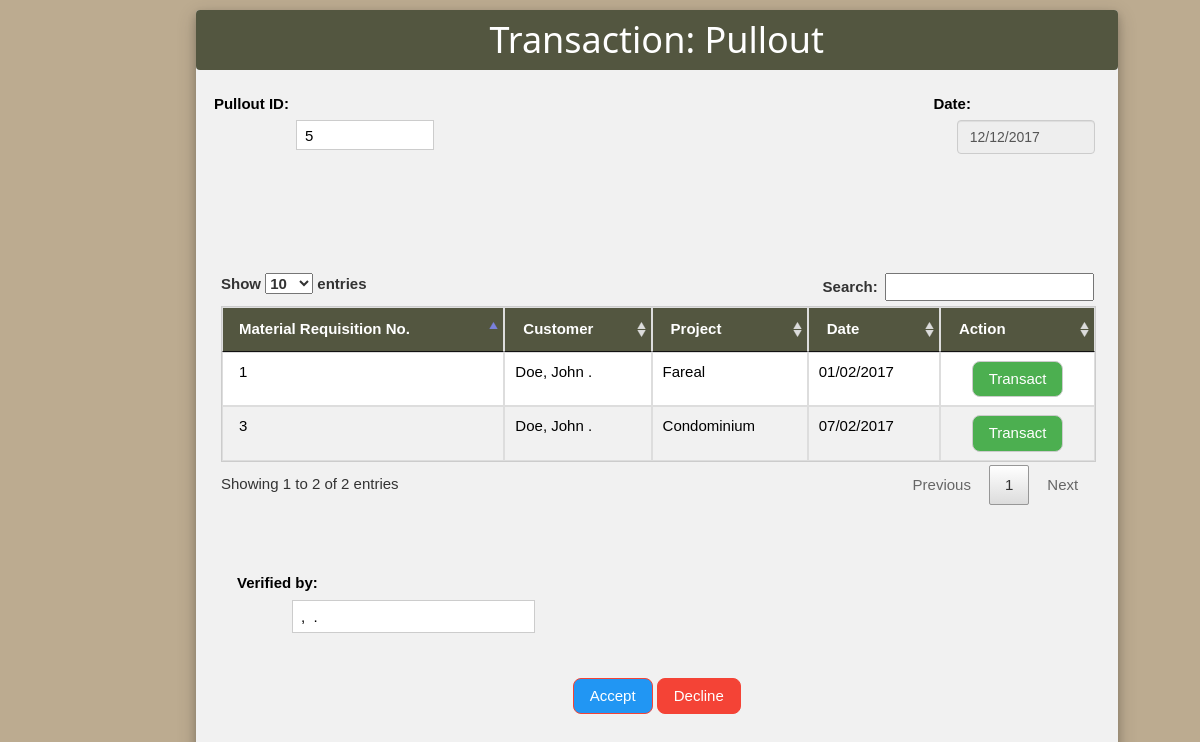
The page /pullout1.php (signed in) on the database its author committed.
### tables this page shows
CREATE TABLE `materialreq` (
  `req_no` int(11) NOT NULL,
  `customer` varchar(123) NOT NULL,
  `project` varchar(123) NOT NULL,
  `date` varchar(123) NOT NULL,
  `requested_by` varchar(123) NOT NULL,
  `status` varchar(123) NOT NULL
);

### pullout1.php (the view, shortened to what this page needs)
<?php
$content2=mysql_query("select * from employee where username='".$_SESSION['user']."' and password='".$_SESSION['pass']."' ");
$row=mysql_fetch_array($content2);
$firstname2=$row['firstname'];
$middlename2=$row['middlename'];
$lastname2=$row['lastname'];
?>
<!DOCTYPE html>
<html>
<head>
<link rel="stylesheet" href="bootstrap/css/bootstrap.min.css">
<link rel="stylesheet" href="css/jquery-ui.css">
<link rel="stylesheet" href="w3.css">
<link rel="stylesheet" href="font-awesome-4.6.3/css/font-awesome.min.css">
  <link rel="stylesheet" href="http://localhost/xampp/capstone/DataTables/responsive/css/responsive.dataTables.min.css">
  <link rel="stylesheet" href="http://localhost/xampp/capstone/DataTables/css/jquery.dataTables.min.css">
</head>
<form action="" method="post" name="frm" id="frm">
<div class="w3-row">
<div class="w3-col w3-container m6 l8">
<div class="w3-card-4 w3-center w3-light-grey w3-round" style="width:120%; margin-top: 10px; margin-left: 180px; ">
<header class="w3-container w3-camo-dark-green w3-round">
  <h1>Transaction: Pullout</h1>
</header>
<br>
<?php
$content1=mysql_query("select max(pullout_no) as max from pullout");
$row=mysql_fetch_array($content1);
$noo=$row['max'];
$hell=$noo+1;
$a= date("d/m/Y");
?>
<div class="w3-half">
<label style="margin-left:-350px;">Pullout ID:</label>
    <input class="w3-input w3-border" type="text" id ="quote_no" name="quote_no" value="<?php echo $hell; ?>" style="width:30%;margin-left:100px; height:30px;" readonly>
    </div>
<div class="w3-half">
 <label for="pwd" style="margin-left:130px;">Date:</label></b>
    <input type="text" name="date" value="<?php echo $a; ?>" class="form-control" style="margin-left:300px; width: 30%; " readonly>
    </div>
<?php
$servername = "localhost";
$username = "root";
$password = "";
$dbname = "projectmonitoring";
$conn = new mysqli($servername, $username, $password, $dbname);
echo'
<br></br>
<br></br>
<div class="container" style="width:98%; margin-left: 10px;">
    <br> <br> <br> <br>
  <table class="table-bordered w3-table w3-bordered w3-striped w3-border w3-hoverable" id="tableko" name="tableko" >
    <thead>
      <tr class="w3-camo-dark-green">
      <th>Material Requisition No.</th>
        <th>Customer</th>
        <th>Project</th>
        <th>Date</th>
        <th>Action</th>
      </tr>
    </thead>
    <tbody>
     ';
      $sql = "SELECT distinct (o.req_no) AS req, o.customer AS cust, o.project AS proj ,o.date AS date FROM materialreq AS o, materialreq_cart AS p WHERE p.req_no=o.req_no and p.quantity>=1 ";
      $result = $conn->query($sql);
    while($row = $result->fetch_assoc())
      {
      echo'<tr>';
      echo'<td>'.ucfirst($row['req']).'</td>';
        echo'<td>'.ucfirst($row['cust']).' </td>';
        echo'<td>'.ucfirst($row['proj']).'</td>';
        echo'<td>'.ucfirst($row['date']).'</td>';
        echo'<td style="text-align:center;">';
        echo'<button type="button" name="btnNext" onclick="return myFunctions();" class="w3-btn w3-green w3-border w3-round-large"><a href="pullout2.php?id='.$hell.'&scname='.$row['req'].'&prepared='.ucfirst($lastname2).', '.ucfirst($firstname2).' '.strtoupper($middlename2[0]).'" style="color:White; ">Transact</a> </a></button> ';
        }
      echo'</tr>';
     echo'
    </tbody>
  </table>
  <br></br>';
   ?>
    </div>
<br>
<div class="w3-row-padding">
  <div class="w3-third">
    <label style="margin-left:-155px;">Verified by:</label>
    <input class="w3-input w3-border" type="text" placeholder="Prepared by" style="height:33px; margin-left:80px;  width: 85%;" id="prepared" name="prepared" value="<?php echo ''.ucfirst($lastname2).', '.ucfirst($firstname2).' '.strtoupper($middlename2[0]).'.'; ?>">
  </div>
</div>
<br>
<br>
<button type="button" name="btnNext" onclick="return myFunctions();" class="w3-btn w3-blue w3-border w3-border-red w3-round-large">Accept</a></button>
<button type="submit" name="btnDec" onclick="return done();" class="w3-btn w3-red w3-border w3-border-red w3-round-large">Decline</a></button>
<br></br><br></br>
</div>
</div>
</div>
</form>
</body>
</html>

### pullout1.php (style rules this page uses)
.w3-camo-dark-green { color:#fff;background-color:#535640 }

### rows shown on the page
materialreq: req_no "3", customer "Doe, John .", project "Condominium", date "07/02/2017"
materialreq: req_no "1", customer "Doe, John .", project "Fareal", date "01/02/2017"
